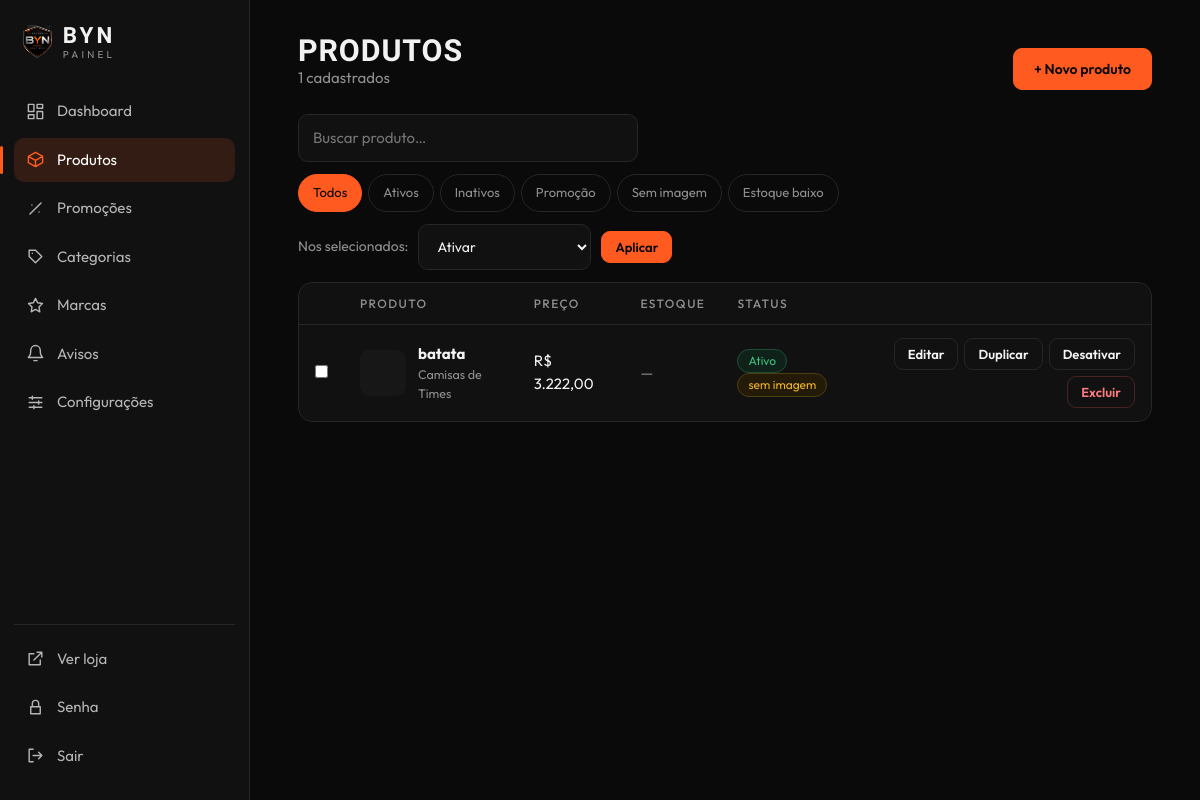
The app's page /admin/produtos (signed in) with its own data.
### app/models.py (models this page shows, shortened)
class Product(db.Model):
    id = db.Column(db.Integer, primary_key=True)
    name = db.Column(db.String(120), nullable=False)
    description = db.Column(db.Text, default="")
    price = db.Column(db.Numeric(10, 2), nullable=False)
    image = db.Column(db.String(200))
    active = db.Column(db.Boolean, default=True, index=True)
    created_at = db.Column(db.DateTime, default=datetime.utcnow)
    category_id = db.Column(db.Integer, db.ForeignKey("category.id"), nullable=False)
    category = db.relationship("Category")
    brand_id = db.Column(db.Integer, db.ForeignKey("brand.id"))
    brand = db.relationship("Brand")
    image2 = db.Column(db.String(200))
    sku = db.Column(db.String(60))
    team = db.Column(db.String(60))
    specs = db.Column(db.Text)
    variants = db.relationship("Variant", cascade="all, delete-orphan")
    images = db.relationship("ProductImage", cascade="all, delete-orphan")
    @property
    def color_image_objs(self):
        d = {}
        for im in sorted(self.images, key=lambda i: i.id): d.setdefault(im.color, []).append(im)
        for v in d.values(): v.sort(key=lambda i: (i.position or 0, i.id))
        return d
    @property
    def cover(self): return self.image or next((v[0].filename for v in self.color_image_objs.values() if v), None)
    sizes = db.Column(db.String(200))
    colors = db.Column(db.String(200))
    stock = db.Column(db.Integer)
    @property
    def total_stock(self): return sum(v.qty for v in self.variants) if self.variants else self.stock
    @property
    def available(self): t = self.total_stock; return t is None or t > 0
    @property
    def low(self):
        try: thr = int(settings().get("low_stock", 3))
        except (ValueError, TypeError): thr = 3
        t = self.total_stock; return t is not None and 0 < t <= thr
    promo_price = db.Column(db.Numeric(10, 2))
    promo_active = db.Column(db.Boolean, default=False)
    featured = db.Column(db.Boolean, default=False)
    bestseller = db.Column(db.Boolean, default=False)
    launch = db.Column(db.Boolean, default=False)
    @property
    def on_sale(self): return bool(self.promo_active and self.promo_price and self.promo_price < self.price)

class Category(db.Model):
    id = db.Column(db.Integer, primary_key=True)
    name = db.Column(db.String(60), unique=True, nullable=False)
    slug = db.Column(db.String(60), unique=True, nullable=False)

### app/admin.py (the view)
@bp.route("/produtos")
@login_required
def products():
    f = request.args.get("f")
    ps = Product.query.order_by(Product.created_at.desc()).all()
    if f == "promo": ps = [p for p in ps if p.on_sale]
    return render_template("admin/products.html", products=ps, f=f)

### app/admin.py (called while the page is built)
@bp.before_request
def force_password_change():
    if current_user.is_authenticated and current_user.must_change and request.endpoint not in ("admin.password", "admin.logout"):
        return redirect(url_for("admin.password"))

### app/models.py (called while the page is built)
def settings():
    from flask import g
    if "luft_s" not in g:
        d = dict(DEFAULTS); d.update({x.key: x.value for x in Setting.query.all() if x.value})
        g.luft_s = d
    return g.luft_s

@login.user_loader
def load_user(uid): return db.session.get(Admin, int(uid))

### app/templates/admin/products.html (shortened to what this page needs)
{% extends "admin/base.html" %}{% block content %}
<div class="bar"><div><h2>{{ 'Promoções' if f == 'promo' else 'Produtos' }}</h2><p class="mut">{{ products|length }} {{ 'em promoção' if f == 'promo' else 'cadastrados' }}</p></div><a class="btn" href="{{ url_for('admin.edit') }}">+ Novo produto</a></div>
<div class="toolbar"><input id="ps" class="search" placeholder="Buscar produto…"><div class="fchips"><button class="fc on" data-t="all">Todos</button><button class="fc" data-t="active">Ativos</button><button class="fc" data-t="off">Inativos</button><button class="fc" data-t="promo">Promoção</button><button class="fc" data-t="noimg">Sem imagem</button><button class="fc" data-t="low">Estoque baixo</button></div></div>
<form id="bulk" method="post" action="{{ url_for('admin.bulk') }}" class="bulk"><input type="hidden" name="csrf_token" value="{{ csrf_token() }}"><span>Nos selecionados:</span>
<select name="action"><option value="ativar">Ativar</option></select><button class="btn sm">Aplicar</button></form>
<div class="tblwrap"><table class="tbl"><thead><tr><th></th><th>Produto</th><th>Preço</th><th>Estoque</th><th>Status</th><th></th></tr></thead><tbody id="tb">
{% for p in products %}<tr data-tags="{{ 'active' if p.active else 'off' }}{{ ' promo' if p.on_sale }}{{ ' noimg' if not p.cover }}{{ ' low' if p.low or not p.available }}" data-name="{{ (p.name ~ ' ' ~ (p.team or '') ~ ' ' ~ (p.sku or ''))|lower }}">
<td><input type="checkbox" name="ids" value="{{ p.id }}" form="bulk"></td>
<td><div class="pcell"><div class="mini"></div><div><b>{{ p.name }}</b><small>{{ p.category.name }}</small></div></div></td>
<td>{% if p.on_sale %}<s class="mut">{{ p.price|brl }}</s><br><b>{{ p.price_now|brl }}</b> <span class="pill ok">{{ p.discount }}% OFF</span>{% else %}{{ p.price|brl }}{% endif %}</td>
<td>{% if p.total_stock is none %}<span class="mut">—</span>{% elif p.total_stock == 0 %}<span class="pill err">Esgotado</span>{% elif p.low %}<span class="pill warn">{{ p.total_stock }} un.</span>{% else %}{{ p.total_stock }} un.{% endif %}</td>
<td><span class="pill {{ 'ok' if p.active else 'off' }}">{{ 'Ativo' if p.active else 'Inativo' }}</span>{% if not p.cover %} <span class="pill warn">sem imagem</span>{% endif %}</td>
<td><div class="acts"><a class="btn sm ghost" href="{{ url_for('admin.edit', pid=p.id) }}">Editar</a>
<form method="post" action="{{ url_for('admin.duplicate', pid=p.id) }}"><input type="hidden" name="csrf_token" value="{{ csrf_token() }}"><button class="btn sm ghost">Duplicar</button></form>
<form method="post" action="{{ url_for('admin.toggle', pid=p.id) }}"><input type="hidden" name="csrf_token" value="{{ csrf_token() }}"><button class="btn sm ghost">{{ 'Desativar' if p.active else 'Ativar' }}</button></form>
<form method="post" action="{{ url_for('admin.delete', pid=p.id) }}" data-confirm="Excluir “{{ p.name }}”? Essa ação não pode ser desfeita."><input type="hidden" name="csrf_token" value="{{ csrf_token() }}"><button class="btn sm danger">Excluir</button></form></div></td></tr>
{% else %}<tr><td colspan="6"><div class="emptyb"><b>Nenhum produto ainda</b><p>Cadastre o primeiro produto para ele aparecer na loja.</p><a class="btn" href="{{ url_for('admin.edit') }}">+ Novo produto</a></div></td></tr>{% endfor %}</tbody></table></div>
{% endblock %}

### app/static/css/style.css (style rules this page uses)
:root { --brand:#ff5a1f;--bg:#0a0a0a;--panel:#111;--panel2:#171717;--line:#262626;--fg:#f2f2f2;--mut:#8f8f8f;--ok:#3fbf7f;--warn:#f0b429;--err:#e5484d;--r:14px }
* { box-sizing:border-box;margin:0 }
html { scroll-behavior:smooth }
body { background:var(--bg);color:var(--fg);font:400 15px/1.5 Outfit,system-ui,sans-serif;animation:fade .5s both }
a { color:inherit;text-decoration:none }
h2,h3 { font-family:"Barlow Condensed",Outfit,sans-serif;font-weight:600;text-transform:uppercase;letter-spacing:.03em }
h2 { font-size:1.9rem;line-height:1.1 }
.mut,small { color:var(--mut) }
small { display:block;font-size:12.5px }
.bar { display:flex;justify-content:space-between;align-items:flex-end;gap:16px;margin-bottom:24px;flex-wrap:wrap }
.btn { display:inline-flex;align-items:center;justify-content:center;gap:8px;background:var(--brand);color:#0a0a0a;border:1px solid var(--brand);padding:11px 20px;border-radius:9px;font:600 14px Outfit;cursor:pointer;transition:.25s }
.btn.sm { padding:7px 13px;font-size:13px }
.btn.ghost { background:none;color:var(--fg);border-color:var(--line) }
.btn.danger { background:none;color:#ff7b80;border-color:#4a2224 }
input,select,textarea { width:100%;background:var(--panel);border:1px solid var(--line);color:var(--fg);padding:12px 14px;border-radius:10px;font:inherit;transition:border-color .2s }
input[type=checkbox] { width:auto;accent-color:var(--brand) }
.search { max-width:340px }
.mini { width:46px;height:46px;flex:none;background:var(--panel2);border-radius:9px;overflow:hidden }
.toolbar { display:flex;gap:12px;flex-wrap:wrap;align-items:center;margin-bottom:12px }
.fchips { display:flex;gap:6px;flex-wrap:wrap }
.fc { background:none;border:1px solid var(--line);color:var(--mut);padding:8px 14px;border-radius:99px;font:inherit;font-size:13px;cursor:pointer;transition:.2s }
.fc.on { background:var(--brand);border-color:var(--brand);color:#0a0a0a }
.bulk { display:flex;gap:10px;align-items:center;margin-bottom:12px;color:var(--mut);font-size:14px }
.bulk select { width:auto }
.tblwrap { overflow-x:auto;background:var(--panel);border:1px solid var(--line);border-radius:var(--r) }
.tbl { width:100%;border-collapse:collapse;min-width:760px }
.tbl th { text-align:left;font:500 12px Outfit;letter-spacing:.12em;text-transform:uppercase;color:var(--mut);padding:13px 16px;border-bottom:1px solid var(--line) }
.tbl td { padding:13px 16px;border-bottom:1px solid var(--line);vertical-align:middle }
.tbl tr:last-child td { border:0 }
.tbl tbody tr { transition:background .2s }
.pcell { display:flex;gap:12px;align-items:center }
.acts { display:flex;gap:6px;flex-wrap:wrap;justify-content:flex-end }
.acts form { margin:0 }
.pill { display:inline-block;padding:2px 10px;border-radius:99px;font-size:12px;border:1px solid var(--line) }
.pill.ok { color:var(--ok);border-color:#1f4d38;background:#0f2219 }
.pill.warn { color:var(--warn);border-color:#4d3d12;background:#231b08 }

### records on screen
Product: name "batata", category.name "Camisas de Times", price|brl "R$ 3.222,00", active "Ativo", shows "sem imagem", active "Desativar"

### other values on screen
{{ 'Promoções' if f == 'promo' else 'Produtos' }} "PRODUTOS"
{{ products|length }} "1"
{{ 'em promoção' if f == 'promo' else 'cadastrados' }} "cadastrados"
